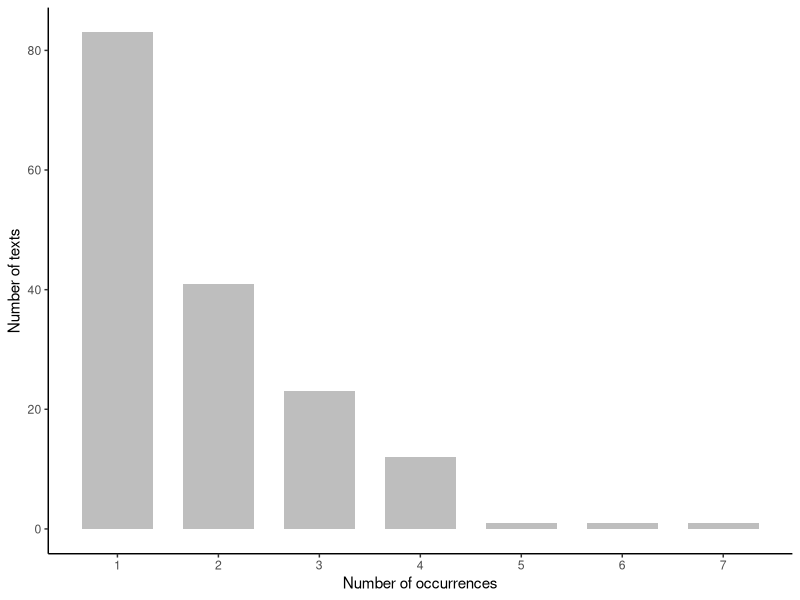
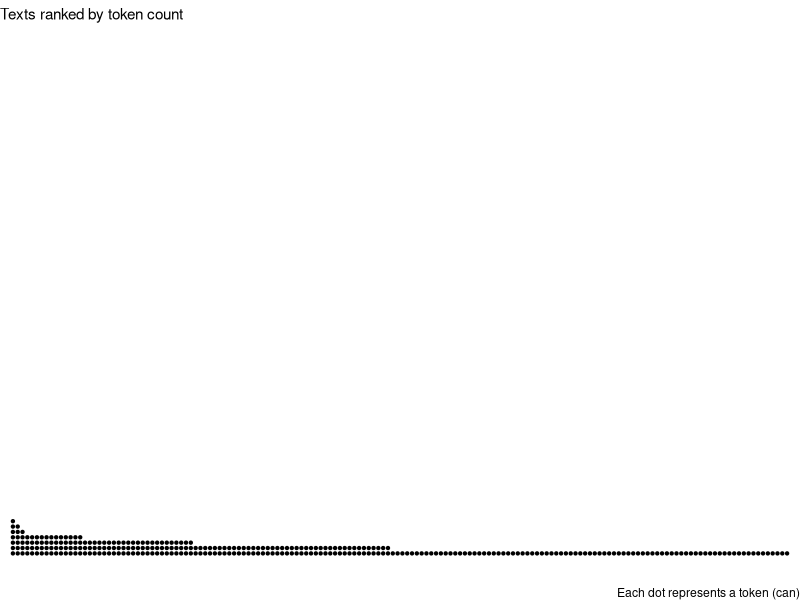

Recreate these plots in R, in order.
## ---- chunk 1
#| code-fold: true
#| code-summary: "R setup"
#| message: false
#| warning: false

library(tidyverse)

d <- read_tsv("./data/modals_data.tsv")
#d <- read_tsv("./posts/2023-11-17_downsampling_implementation/data/modals_data.tsv")
## ---- chunk 2
#| fig-cap: "Distribution of token counts across texts."
#| label: fig-token-counts
#| fig-height: 2
#| fig-width: 2.2
#| column: margin
#| code-fold: true
#| code-summary: "R code: Figure 1"
#| warning: false
#| message: false

d |> 
  group_by(text_id) |> 
  tally() |> 
  group_by(n) |> 
  tally() |> 
  ggplot(aes(x=n, y=nn)) + 
  geom_col(width = .7, fill="grey") +
  theme_classic() +
  scale_x_continuous(breaks = 1:7) +
  xlab("Number of occurrences") +
  ylab("Number of texts")
## ---- chunk 3
#| fig-cap: "Distribuition of tokens across texts."
#| label: fig-tokens
#| fig-height: 1
#| fig-width: 6
#| code-fold: true
#| code-summary: "R code: Figure 2"
#| warning: false
#| message: false

d |>  
  group_by(text_id) |> 
  mutate(n_tokens = n()) |> 
  ungroup() |> 
  ggplot(aes(x=reorder(text_id, -n_tokens))) + 
  geom_dotplot(dotsize = .13, stackratio=1.6) +
  theme_void() +
  labs(subtitle="Texts ranked by token count",
       caption = "Each dot represents a token (can)")
## ---- chunk 4
d$original_order <- 1:nrow(d)
## ---- chunk 5
d$random_order <- sample(
  1:nrow(d), 
  nrow(d), 
  replace=F)
## ---- chunk 6
d <- d[order(d$text_id),]
## ---- chunk 7
text_list <- unique(d$text_id)
text_list <- sort(text_list)
## ---- chunk 8
ds_order <- NA
## ---- chunk 9
for(i in 1:length(text_list)){  # (1)
  
  n_tokens <- sum(              # (2)
    d$text_id == text_list[i])  # 
  
  shuffled <- sample(           # (3)
    1:n_tokens,                 #
    size = n_tokens,            #
    replace = FALSE)            #
  
  ds_order <- append(           # (4)
    ds_order,                   #
    shuffled)                   #
}
## ---- chunk 10
ds_order
## ---- chunk 11
ds_order <- ds_order[-1]
## ---- chunk 12
d$ds_order <- ds_order
## ---- chunk 13
d <- d[order(d$ds_order, 
             d$random_order),]
## ---- chunk 14
head(d)
